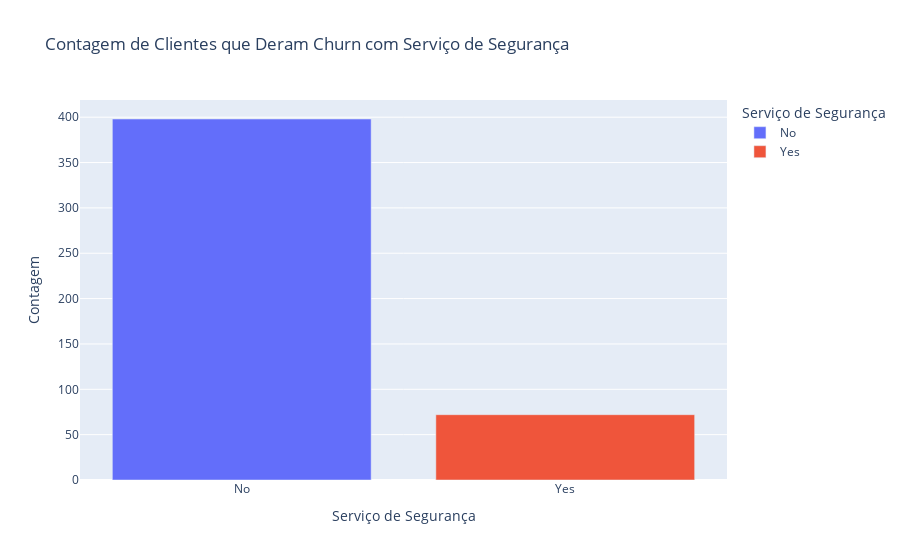

The notebook cell this image was saved under:
### Markdown cell above
### Verificando se os clientes de FIBER OPTIC também adquiriram o Serviço de Segurança

### Code cell
# Filtramos em um DataFrame os clientes que tem FIBER OPTIC e também deram Churn
df_churn_fiber_optic = df_churn[df_churn['Servico_Internet'] == 'FIBER OPTIC']

# Contando os que tem ou não o Serviço de Segurança dentro de todos os que deram Churn
contagem = df_churn_fiber_optic['Servico_Seguranca'].value_counts().reset_index()

# Plotando o gráfico
fig = px.bar(
    contagem,
    x='Servico_Seguranca',
    y='count',
    color='Servico_Seguranca',
    labels={
        'Servico_Seguranca': 'Serviço de Segurança',
        'count': 'Contagem'
    },
    title='Contagem de Clientes que Deram Churn com Serviço de Segurança',
)
fig.show()

### Figure 1 — Plotly figure (JSON) as saved in the notebook; plotly's stock layout.template omitted (floating-point values rounded to 4 significant figures)
{"data": [{"alignmentgroup": "True", "hovertemplate": "Serviço de Segurança=%{x}<br>Contagem=%{y}<extra></extra>", "legendgroup": "No", "marker": {"color": "#636efa", "pattern": {"shape": ""}}, "name": "No", "offsetgroup": "No", "orientation": "v", "showlegend": true, "textposition": "auto", "type": "bar", "x": ["No"], "xaxis": "x", "y": [398], "yaxis": "y"}, {"alignmentgroup": "True", "hovertemplate": "Serviço de Segurança=%{x}<br>Contagem=%{y}<extra></extra>", "legendgroup": "Yes", "marker": {"color": "#EF553B", "pattern": {"shape": ""}}, "name": "Yes", "offsetgroup": "Yes", "orientation": "v", "showlegend": true, "textposition": "auto", "type": "bar", "x": ["Yes"], "xaxis": "x", "y": [72], "yaxis": "y"}], "layout": {"autosize": true, "barmode": "relative", "legend": {"title": {"text": "Serviço de Segurança"}, "tracegroupgap": 0}, "title": {"text": "Contagem de Clientes que Deram Churn com Serviço de Segurança"}, "xaxis": {"anchor": "y", "autorange": true, "categoryarray": ["No", "Yes"], "categoryorder": "array", "domain": [0, 1], "range": [-0.5, 1.5], "title": {"text": "Serviço de Segurança"}, "type": "category"}, "yaxis": {"anchor": "x", "autorange": true, "domain": [0, 1], "range": [0, 418.9], "title": {"text": "Contagem"}, "type": "linear"}}}
